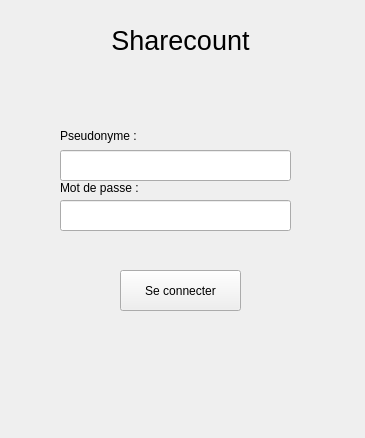
<?xml version="1.0" encoding="UTF-8"?>
<ui version="4.0">
 <class>Connect</class>
 <widget class="QWidget" name="Connect">
  <property name="geometry">
   <rect>
    <x>0</x>
    <y>0</y>
    <width>365</width>
    <height>438</height>
   </rect>
  </property>
  <property name="windowTitle">
   <string>Form</string>
  </property>
  <widget class="QLineEdit" name="co_pseudo">
   <property name="geometry">
    <rect>
     <x>60</x>
     <y>150</y>
     <width>231</width>
     <height>31</height>
    </rect>
   </property>
  </widget>
  <widget class="QLabel" name="l_Pseudo">
   <property name="geometry">
    <rect>
     <x>60</x>
     <y>110</y>
     <width>111</width>
     <height>51</height>
    </rect>
   </property>
   <property name="text">
    <string>Pseudonyme :</string>
   </property>
  </widget>
  <widget class="QLabel" name="label_2">
   <property name="geometry">
    <rect>
     <x>60</x>
     <y>180</y>
     <width>121</width>
     <height>16</height>
    </rect>
   </property>
   <property name="text">
    <string>Mot de passe :</string>
   </property>
  </widget>
  <widget class="QLabel" name="label">
   <property name="geometry">
    <rect>
     <x>10</x>
     <y>20</y>
     <width>341</width>
     <height>41</height>
    </rect>
   </property>
   <property name="font">
    <font>
     <pointsize>20</pointsize>
     <weight>50</weight>
     <bold>false</bold>
    </font>
   </property>
   <property name="autoFillBackground">
    <bool>true</bool>
   </property>
   <property name="text">
    <string>Sharecount</string>
   </property>
   <property name="scaledContents">
    <bool>false</bool>
   </property>
   <property name="alignment">
    <set>Qt::AlignCenter</set>
   </property>
  </widget>
  <widget class="QLineEdit" name="co_mdp">
   <property name="geometry">
    <rect>
     <x>60</x>
     <y>200</y>
     <width>231</width>
     <height>31</height>
    </rect>
   </property>
   <property name="echoMode">
    <enum>QLineEdit::Password</enum>
   </property>
  </widget>
  <widget class="QPushButton" name="connecter">
   <property name="geometry">
    <rect>
     <x>120</x>
     <y>270</y>
     <width>121</width>
     <height>41</height>
    </rect>
   </property>
   <property name="text">
    <string>Se connecter</string>
   </property>
  </widget>
 </widget>
 <resources/>
 <connections/>
</ui>
